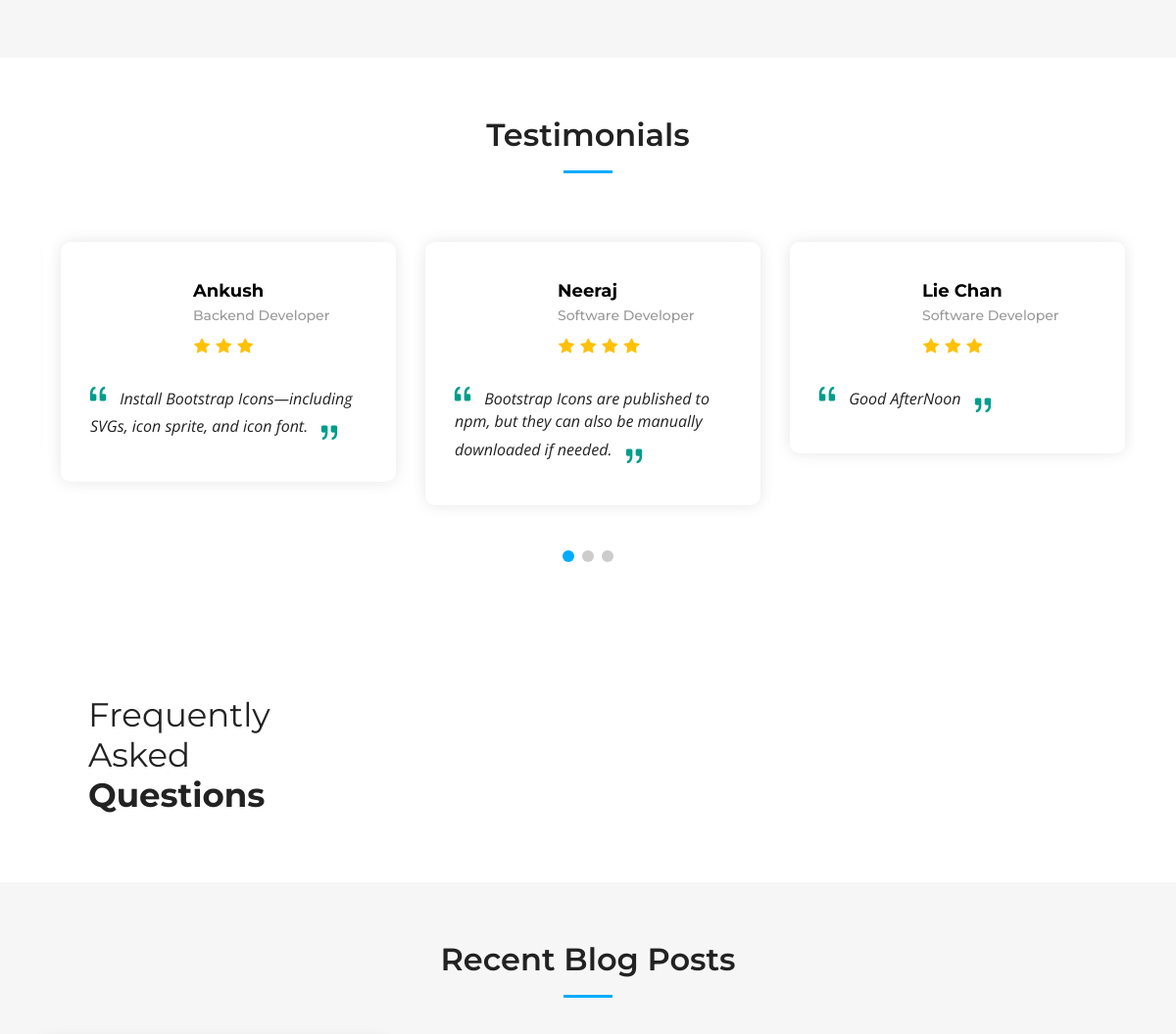
The app's page / (middle part), older data.
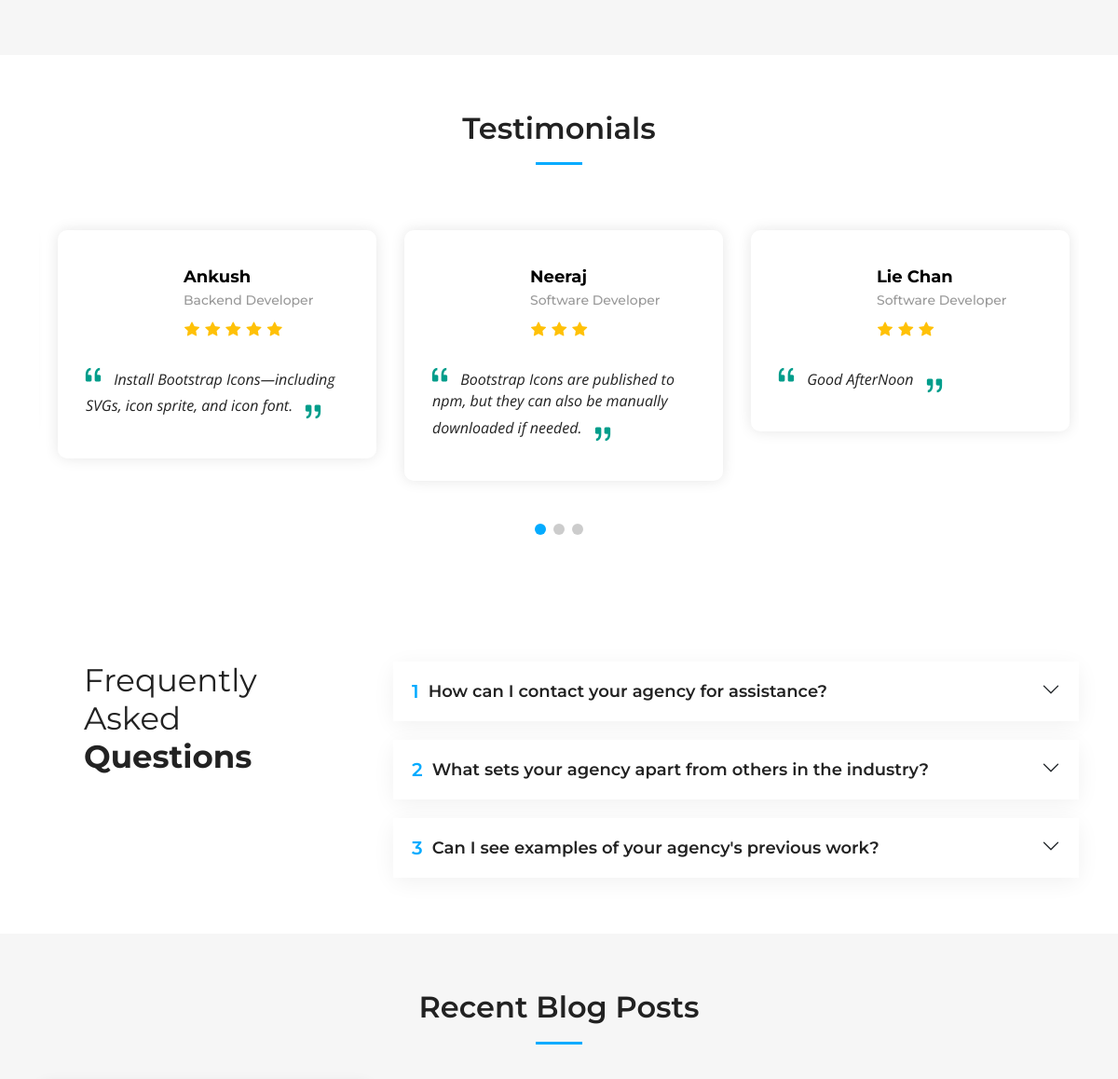
The same page, newer data.
### home/models.py (models this page shows, shortened)
class Testimonial(models.Model):
    image=models.CharField( max_length=255,blank=True, null=True)
    star_count=[
        (1, 'One'),
        (2, 'Two'),
        (3, 'Three'),
        (4, 'Four'),
        (5, 'Five'),
    ]
    rate = models.IntegerField( choices=star_count)
    name=models.CharField(max_length=20)
    profession=models.CharField(max_length=20)
    description=models.TextField()

class FAQ(models.Model):
    question=models.CharField(max_length=255)
    answer=models.TextField()

### home/views.py (the view)
# urls.py: 2. Add a URL to urlpatterns:  path('', views.home, name='home')
def home(request):
    all_records=User.objects.first()
    print(f"User:{User.location}")
    services=Service.objects.all()
    testimonial=Testimonial.objects.all()
    faqs=FAQ.objects.all()
    context={
        "location":all_records.location,
        "email":all_records.email,
        "phone":all_records.phone,
        "video_url":all_records.video_url,
        "instagram_url":all_records.instagram_url,
        "facebook_url":all_records.facebook_url,
        "linkedin_url":all_records.linkedin_url,
        "github_url":all_records.github_url,
        "services":services,
        "testimonial":testimonial,
        "faqs":faqs
    }
    return render(request, 'home/home.html',context)

### templates/home/home.html (shortened to what this page needs)
{% load static %}
<!DOCTYPE html>
<html lang="en">
<head>
  <link href="{% static 'assets/vendor/bootstrap/css/bootstrap.min.css' %}" rel="stylesheet">
  <link href="{% static 'assets/vendor/bootstrap-icons/bootstrap-icons.css' %}" rel="stylesheet">
  <link href="{% static 'assets/vendor/aos/aos.css' %}" rel="stylesheet">
  <link href="{% static 'assets/vendor/glightbox/css/glightbox.min.css' %}" rel="stylesheet">
  <link href="{% static 'assets/vendor/swiper/swiper-bundle.min.css' %}" rel="stylesheet">
  <link href="{% static 'css/main.css' %}" rel="stylesheet">
</head>
<body>
  <main id="main">
    <section id="services" class="services sections-bg">
    </section>
    <section id="testimonials" class="testimonials">
      <div class="container" data-aos="fade-up">
        <div class="section-header">
          <h2>Testimonials</h2>
        </div>
        <div class="slides-3 swiper" data-aos="fade-up" data-aos-delay="100">
          <div class="swiper-wrapper">
            {% for testimonial in testimonial %}
            <div class="swiper-slide">
              <div class="testimonial-wrap">
                <div class="testimonial-item">
                  <div class="d-flex align-items-center">
                    <div>
                      <h3>{{testimonial.name}}</h3>
                      <h4>{{testimonial.profession}}</h4>
                      <div class="stars">
                        {% for i in 'x'|ljust:testimonial.rate %}
                        <i class="bi bi-star-fill"></i>
                        {% endfor %}
                      </div>
                    </div>
                  </div>
                  <p>
                    <i class="bi bi-quote quote-icon-left"></i>
                    {{testimonial.description}}
                    <i class="bi bi-quote quote-icon-right"></i>
                  </p>
                </div>
              </div>
            </div>
            {% endfor %}
          </div>
          <div class="swiper-pagination"></div>
        </div>
      </div>
    </section>
    <section id="faq" class="faq">
      <div class="container" data-aos="fade-up">
        <div class="row gy-4">
          <div class="col-lg-4">
            <div class="content px-xl-5">
              <h3>Frequently Asked <strong>Questions</strong></h3>
            </div>
          </div>
          <div class="col-lg-8">
            <div class="accordion accordion-flush" id="faqlist" data-aos="fade-up" data-aos-delay="100">
               {% for faq in faqs %}
              <div class="accordion-item">
                <h3 class="accordion-header">
                  <button class="accordion-button collapsed" type="button" data-bs-toggle="collapse" data-bs-target="#faq-content-{{forloop.counter}}">
                    <span class="num">{{forloop.counter}}</span>
                    {{faq.question}}
                  </button>
                </h3>
              </div>
               {% endfor %}
            </div>
          </div>
        </div>
      </div>
    </section>
    <section id="recent-posts" class="recent-posts sections-bg">
      <div class="container" data-aos="fade-up">
        <div class="section-header">
          <h2>Recent Blog Posts</h2>
        </div>
        <div class="row gy-4">
        </div>
      </div>
    </section>
  </main>
</body>
</html>

### templates/home/header.html (shortened to what this page needs)
{% load static %}

### templates/home/footer.html (shortened to what this page needs)
{% load static %}

### static/css/main.css (style rules this page uses)
:root { --font-default: "Open Sans", system-ui, -apple-system, "Segoe UI", Roboto, "Helvetica Neue", Arial, "Noto Sans", "Liberation Sans", sans-serif, "Apple Color Emoji", "Segoe UI Emoji", "Segoe UI Symbol", "Noto Color Emoji"; --font-primary: "Montserrat", sans-serif; --font-secondary: "Poppins", sans-serif; }
:root { --color-default: #222222; --color-primary: #04abff; --color-secondary: #f85a40; }
:root { scroll-behavior: smooth; }
body { font-family: var(--font-default); color: var(--color-default); }
h1, h2, h3, h4, h5, h6 { font-family: var(--font-primary); }
section { padding: 60px 0; overflow: hidden; }
.sections-bg { background-color: #f6f6f6; }
.section-header { text-align: center; padding-bottom: 20px; }
.section-header h2 { font-size: 32px; font-weight: 600; margin-bottom: 20px; padding-bottom: 20px; position: relative; }
.section-header h2:after { content: ""; position: absolute; display: block; width: 50px; height: 3px; background: var(--color-primary); left: 0; right: 0; bottom: 0; margin: auto; }
section { scroll-margin-top: 70px; }
.services { padding: 60px 0; }
.testimonials .testimonial-wrap { padding-left: 10px; }
.testimonials .testimonial-item { box-sizing: content-box; padding: 30px; margin: 30px 10px; box-shadow: 0px 0 15px rgba(0, 0, 0, 0.1); position: relative; background: #fff; border-radius: 10px; }
.testimonials .testimonial-item h3 { font-size: 18px; font-weight: bold; margin: 10px 0 5px 0; color: #000; }
.testimonials .testimonial-item h4 { font-size: 14px; color: #999; margin: 0; }
.testimonials .testimonial-item .stars { margin: 10px 0; }
.testimonials .testimonial-item .stars i { color: #ffc107; margin: 0 1px; }
.testimonials .testimonial-item .quote-icon-left, .testimonials .testimonial-item .quote-icon-right { color: #009d8b; font-size: 26px; line-height: 0; }
.testimonials .testimonial-item .quote-icon-left { display: inline-block; left: -5px; position: relative; }
.testimonials .testimonial-item .quote-icon-right { display: inline-block; right: -5px; position: relative; top: 10px; transform: scale(-1, -1); }
.testimonials .testimonial-item p { font-style: italic; margin: 15px auto 15px auto; }
.testimonials .swiper-pagination { margin-top: 20px; position: relative; }
.faq .content h3 { font-weight: 400; font-size: 34px; }
.faq .accordion-item { border: 0; margin-bottom: 20px; box-shadow: 0px 5px 25px 0px rgba(0, 0, 0, 0.06); border-radius: 10px; }
.faq .accordion-item:last-child { margin-bottom: 0; }
.faq .accordion-button { padding: 20px 50px 20px 20px; font-weight: 600; border: 0; font-size: 18px; line-height: 24px; color: var(--color-default); text-align: left; background: #fff; box-shadow: none; border-radius: 10px; }
.faq .accordion-button .num { padding-right: 10px; font-size: 20px; line-height: 0; color: var(--color-primary); }
.faq .accordion-button:after { position: absolute; right: 20px; top: 20px; }

Row changes from the older to the newer data that the page shows:
changed Testimonial "Ankush": rate 3 → 5 (drawn)
changed Testimonial "Neeraj": rate 4 → 3 (drawn)
added FAQ: question "How can I contact your agency for assistance?"
added FAQ: question "What sets your agency apart from others in the industry?"
added FAQ: question "Can I see examples of your agency's previous work?"
